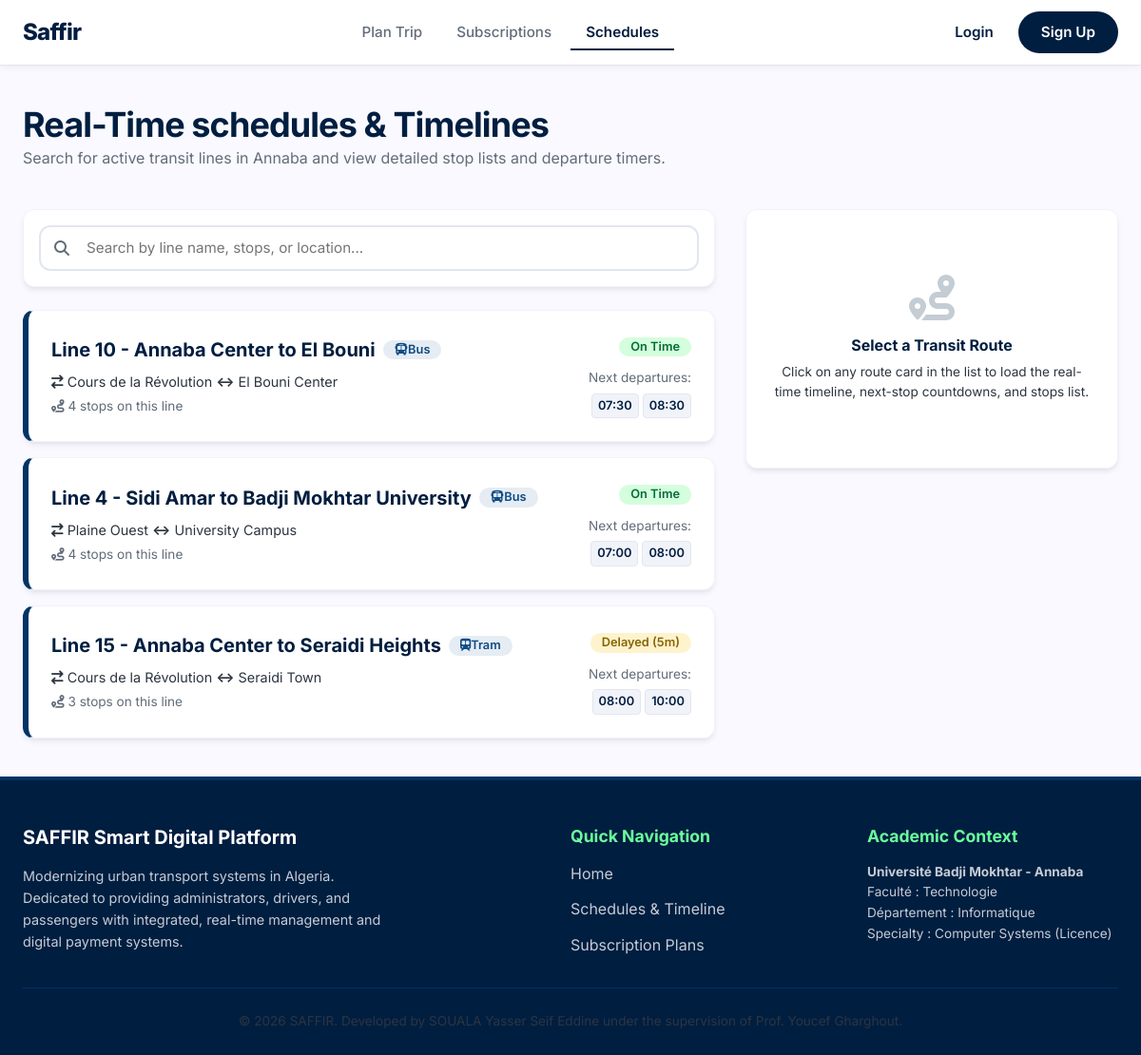
The page /saffir_schedules.php on the database its author committed.
### tables this page shows
CREATE TABLE routes (
            id INTEGER PRIMARY KEY AUTOINCREMENT,
            line_name TEXT NOT NULL,
            start_point TEXT NOT NULL,
            end_point TEXT NOT NULL
        );

### saffir_schedules.php (the view, shortened to what this page needs)
<?php
require_once __DIR__ . '/header.php';
$routes = [];
try {
    $stmt = $db->query("SELECT * FROM routes");
    $routes = $stmt->fetchAll();
} catch (PDOException $e) {
    die("Database Query Error: " . $e->getMessage());
}
$stopsByRoute = [];
try {
    $stmt = $db->query("SELECT * FROM stops ORDER BY route_id, sequence");
    while ($row = $stmt->fetch()) {
        $stopsByRoute[$row['route_id']][] = $row;
    }
} catch (PDOException $e) {
}
$schedulesByRoute = [];
try {
    $stmt = $db->query("SELECT * FROM schedules ORDER BY route_id, departure_time");
    while ($row = $stmt->fetch()) {
        $schedulesByRoute[$row['route_id']][] = $row['departure_time'];
    }
} catch (PDOException $e) {
}
$routeMeta = [
    1 => ['type' => 'Bus', 'status' => 'On Time', 'status_class' => 'badge-success', 'icon' => 'fa-bus'],
    2 => ['type' => 'Bus', 'status' => 'On Time', 'status_class' => 'badge-success', 'icon' => 'fa-bus'],
    3 => ['type' => 'Tram', 'status' => 'Delayed (5m)', 'status_class' => 'badge-warning', 'icon' => 'fa-train-subway']
];
?>
<div class="container animate-slide-in">
    <div style="margin-bottom: 40px;">
        <h1>Real-Time schedules & Timelines</h1>
        <p style="color: var(--grey-600);">Search for active transit lines in Annaba and view detailed stop lists and departure timers.</p>
    </div>
    <div style="display: grid; grid-template-columns: 1.3fr 0.7fr; gap: 32px; align-items: start; min-height: 500px;">
        <div>
            <div class="card" style="padding: 16px; margin-bottom: 24px;">
                <div style="position: relative;">
                    <i class="fa-solid fa-magnifying-glass" style="position: absolute; left: 16px; top: 16px; color: var(--grey-600);"></i>
                    <input type="text" id="routeSearch" onkeyup="filterRoutes()" class="form-control" style="padding-left: 48px;" placeholder="Search by line name, stops, or location...">
                </div>
            </div>
            <div id="routeCardsContainer" style="display: flex; flex-direction: column; gap: 16px;">
                <?php foreach ($routes as $r):
                    $meta = $routeMeta[$r['id']] ?? ['type' => 'Bus', 'status' => 'On Time', 'status_class' => 'badge-success', 'icon' => 'fa-bus'];
                    $scheds = $schedulesByRoute[$r['id']] ?? ['08:00'];
                    $stopsCount = isset($stopsByRoute[$r['id']]) ? count($stopsByRoute[$r['id']]) : 0;
                    $stopsList = isset($stopsByRoute[$r['id']]) ? implode(', ', array_column($stopsByRoute[$r['id']], 'name')) : '';
                ?>
                    <div class="card route-card" data-name="<?php echo htmlspecialchars(strtolower($r['line_name'])); ?>" data-stops="<?php echo htmlspecialchars(strtolower($stopsList)); ?>" onclick="selectRoute(<?php echo $r['id']; ?>)" style="cursor: pointer; border-left: 6px solid var(--primary-container);">
                        <div style="display: flex; justify-content: space-between; align-items: center; flex-wrap: wrap; gap: 16px;">
                            <div>
                                <div style="display: flex; align-items: center; gap: 8px; margin-bottom: 6px;">
                                    <span style="font-size: 1.25rem; font-weight: 700; color: var(--primary);"><?php echo htmlspecialchars($r['line_name']); ?></span>
                                    <span class="badge badge-info"><i class="fa-solid <?php echo $meta['icon']; ?>"></i> <?php echo $meta['type']; ?></span>
                                </div>
                                <p style="font-size: 0.9rem; color: var(--grey-800); margin-bottom: 4px;">
                                    <i class="fa-solid fa-arrow-right-arrow-left"></i> <?php echo htmlspecialchars($r['start_point']); ?> <strong>↔</strong> <?php echo htmlspecialchars($r['end_point']); ?>
                                </p>
                                <p style="font-size: 0.85rem; color: var(--grey-600);">
                                    <i class="fa-solid fa-route"></i> <?php echo $stopsCount; ?> stops on this line
                                </p>
                            </div>
                            <div style="text-align: right; min-width: 140px;">
                                <div style="margin-bottom: 8px;">
                                    <span class="badge <?php echo $meta['status_class']; ?>"><?php echo $meta['status']; ?></span>
                                </div>
                                <span style="font-size: 0.85rem; color: var(--grey-600);">Next departures:</span>
                                <div style="display: flex; gap: 4px; justify-content: flex-end; margin-top: 4px; flex-wrap: wrap;">
                                    <?php
                                    for ($i = 0; $i < min(2, count($scheds)); $i++):
                                    ?>
                                        <span style="background-color: var(--grey-100); border: 1px solid var(--grey-200); padding: 2px 6px; border-radius: 4px; font-size: 0.8rem; font-weight: 600; color: var(--primary);">
                                            <?php echo htmlspecialchars($scheds[$i]); ?>
                                        </span>
                                    <?php endfor; ?>
                                </div>
                            </div>
                        </div>
                    </div>
                <?php endforeach; ?>
            </div>
        </div>
        <div class="card" id="timelineContainer" style="position: sticky; top: 100px; padding: 28px;">
            <div id="timelineDefaultMsg" style="text-align: center; padding: 40px 0; color: var(--grey-600);">
                <i class="fa-solid fa-route" style="font-size: 3rem; color: var(--grey-300); margin-bottom: 16px; display: block;"></i>
                <h4>Select a Transit Route</h4>
                <p style="font-size: 0.85rem; margin-top: 8px;">Click on any route card in the list to load the real-time timeline, next-stop countdowns, and stops list.</p>
            </div>
        </div>
    </div>
</div>
<?php require_once __DIR__ . '/footer.php'; ?>

### style.css (style rules this page uses)
:root { --primary: #001E40; --primary-container: #003366; --primary-light: #0d4b85; --secondary: #006D37; --secondary-container: #6BFE9C; --secondary-light: #d4fedd; --surface: #F9F9FF; --on-surface: #111C2C; --error: #BA1A1A; --error-container: #FFDAD9; --white: #FFFFFF; --grey-100: #F1F3F9; --grey-200: #E2E6F0; --grey-300: #C4CCD4; --grey-600: #626D7A; --grey-800: #2C3540; --shadow-sm: 0 1px 3px rgba(0,0,0,0.05), 0 1px 2px rgba(0,0,0,0.1); --shadow-md: 0 4px 6px -1px rgba(0, 0, 0, 0.08), 0 2px 4px -1px rgba(0, 0, 0, 0.04); --shadow-lg: 0 10px 15px -3px rgba(0, 0, 0, 0.08), 0 4px 6px -2px rgba(0, 0, 0, 0.04); --shadow-glass: 0 8px 32px 0 rgba(0, 30, 64, 0.08); --border-radius-sm: 6px; --border-radius-md: 12px; --border-radius-lg: 20px; --transition-smooth: all 0.3s cubic-bezier(0.4, 0, 0.2, 1); }
* { box-sizing: border-box; margin: 0; padding: 0; }
body { font-family: 'Inter', -apple-system, BlinkMacSystemFont, "Segoe UI", Roboto, Helvetica, Arial, sans-serif; background-color: var(--surface); color: var(--on-surface); line-height: 1.6; display: flex; flex-direction: column; min-height: 100vh; overflow-x: hidden; }
h1, h2, h3, h4, h5, h6 { font-weight: 700; color: var(--primary); line-height: 1.25; }
h1 { font-size: 2.25rem; letter-spacing: -0.025em; }
p { color: var(--grey-800); }
.container { width: 100%; max-width: 1280px; margin: 0 auto; padding: 0 24px; }
.card { background-color: var(--white); border-radius: var(--border-radius-md); padding: 24px; box-shadow: var(--shadow-md); border: 1px solid var(--grey-100); transition: var(--transition-smooth); }
.form-control { width: 100%; min-height: 48px; padding: 0 16px; font-family: inherit; font-size: 0.95rem; border: 2px solid var(--grey-200); border-radius: var(--border-radius-md); outline: none; transition: var(--transition-smooth); background-color: var(--white); }
.badge { display: inline-flex; align-items: center; justify-content: center; padding: 4px 12px; border-radius: 50px; font-size: 0.8rem; font-weight: 600; line-height: 1; }
.badge-success { background-color: var(--secondary-light); color: var(--secondary); }
.badge-warning { background-color: #FFF3CD; color: #856404; }
.badge-info { background-color: rgba(13, 75, 133, 0.1); color: var(--primary-light); }
.animate-slide-in { animation: slideIn 0.6s cubic-bezier(0.16, 1, 0.3, 1) forwards; }

### rows shown on the page
routes: line_name "Line 10 - Annaba Center to El Bouni", id "Bus", start_point "Cours de la Révolution", end_point "El Bouni Center", id "4", id "On Time", id "07:30", id "08:30"
routes: line_name "Line 4 - Sidi Amar to Badji Mokhtar University", id "Bus", start_point "Plaine Ouest", end_point "University Campus", id "4", id "On Time", id "07:00", id "08:00"
routes: line_name "Line 15 - Annaba Center to Seraidi Heights", id "Tram", start_point "Cours de la Révolution", end_point "Seraidi Town", id "3", id "Delayed (5m)", id "08:00", id "10:00"
